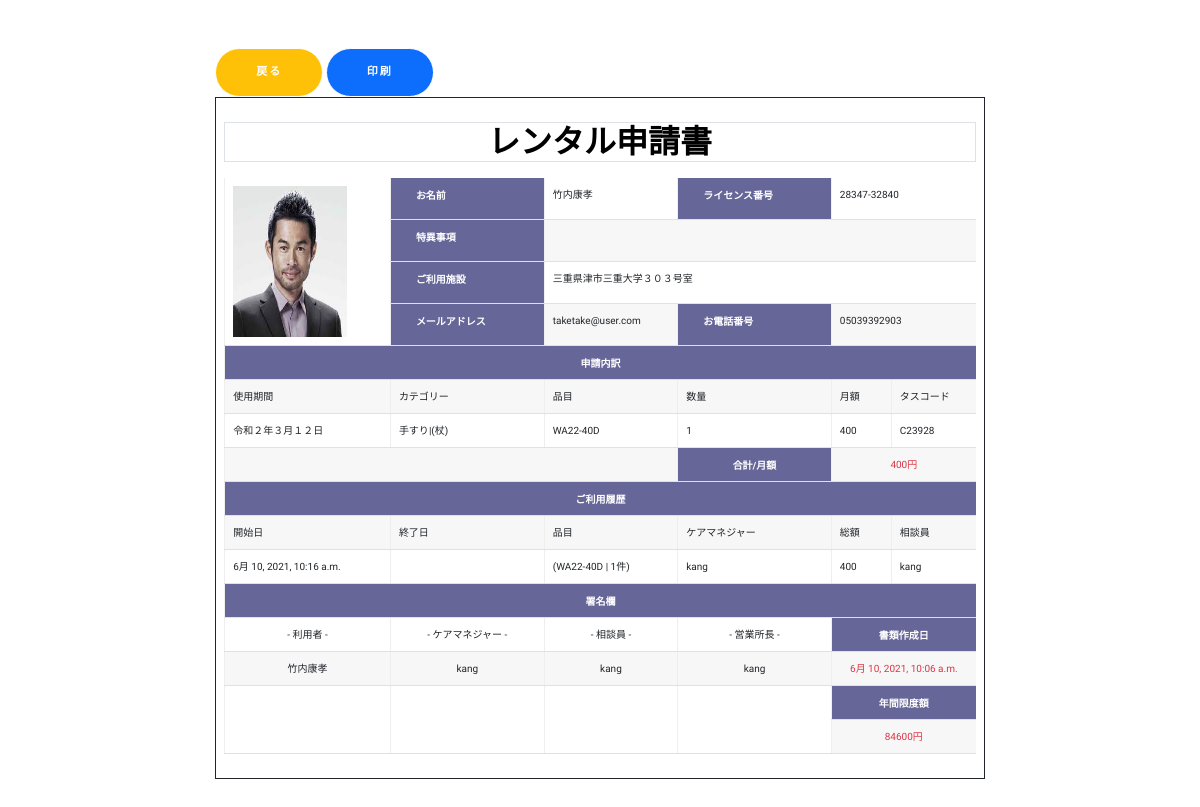
Page /dashboard/paper/125/ on the committed database.
### customer/models.py (models this page shows, shortened)
class OrderModel(models.Model):
    user = models.ForeignKey(User, on_delete=models.CASCADE)
    created_on = models.DateTimeField(auto_now_add=True)
    items = models.ManyToManyField(
        'OrderItem')
    license = models.CharField(max_length=100, blank=True)
    name = models.CharField(max_length=50, blank=True)
    email = models.CharField(max_length=50, blank=True)
    facility = models.CharField(max_length=50, blank=True)
    phone = models.CharField(max_length=50, blank=True)
    price = models.IntegerField(blank=True, null=True)
    status = models.IntegerField(default=2)
    description = models.CharField(max_length=100, blank=True)
    permitter = models.ForeignKey(User, related_name='permitter', on_delete=models.CASCADE, blank=True, null=True)
    permit_day = models.DateTimeField(blank=True, null=True)
    handler = models.ForeignKey(User, related_name="handler", on_delete=models.CASCADE, blank=True, null=True)
    location_selecter = models.IntegerField(blank=True)
    limit = models.IntegerField(default=0)
    start_date = models.DateTimeField()
    end_date = models.DateTimeField()

class OrderItem(models.Model):
    user = models.ForeignKey(User, on_delete=models.CASCADE)
    items = models.ForeignKey(
        'MenuItem', on_delete=models.CASCADE, blank=True, null=True)
    quantity = models.IntegerField(default=1)
    ordered = models.BooleanField(default=False)
    def __str__(self):
        return f'{self.items} | {self.quantity}件'
    @property
    def get_total_item_price(self):
        return int(self.quantity) * int(self.items.price)

class MenuItem(models.Model):
    name = models.CharField(max_length=100)
    description = models.TextField()
    image = models.ImageField(upload_to='menu_images/', blank=True)
    price = models.IntegerField()
    category = models.ForeignKey('Category', on_delete=models.CASCADE)
    quantity = models.IntegerField(default=0)
    video_url = models.CharField(max_length=100, blank=True)
    def __str__(self):
        return self.name

class Category(MPTTModel):
    parent = TreeForeignKey('self', on_delete=models.CASCADE, blank=True, null=True, related_name='children')
    name = models.CharField(max_length=100)
    def __str__(self):
        return self.name
    class MPTTMeta:
        order_insertion_by = ['name']

### dashboard/models.py (models this page shows, shortened)
class Permission(models.Model):
    user = models.ForeignKey(User, on_delete=models.CASCADE)
    date = models.DateTimeField(auto_now=True)
    order= models.ForeignKey(OrderModel, on_delete=models.CASCADE, blank=True, null=True)
    message = models.CharField(max_length=100, blank=True, null=True)
    result = models.IntegerField(default=3)
    image = models.ImageField(upload_to='contract_images/', blank=True, null=True)
    start_date = models.DateField(blank=True, null=True)
    end_date = models.DateField(blank=True, null=True)

### home/models.py (models this page shows)
class Limit(models.Model):
    user = models.OneToOneField(User, on_delete=models.CASCADE, blank=True, null=True)
    limit = models.IntegerField(default=100000)
    def __str__(self):
        return f"{self.limit}"

### dashboard/views.py (the view)
# urls.py: path('paper/<int:pk>/', paper, name='paper'),
def paper(request, pk):
    order = OrderModel.objects.get(pk=pk)
    permissions = Permission.objects.filter(order__name=order.name).exclude(order__handler=None)
    context = {
        'order': order,
        'permissions': permissions,
    }
    return render(request, 'dashboard/paper.html', context)

### dashboard/templates/dashboard/paper.html (shortened to what this page needs)
{% extends 'dashboard/base.html' %}
{% load static %}
{% block content %}
<div class="container mt-5">
<a class="btn btn-warning" href="{{request.META.HTTP_REFERER}}">戻る</a>
<a class="btn btn-primary" onclick="window.print()">印刷</a>
  <div class="border border-dark p-2 mb-3" id="paper">
    <h2 class="text-center border mt-3 mb-3">レンタル申請書</h2>
    <table class="table">
      <tr>
          <td scope="col" rowspan="4"><img src='{% static 'ichiro.jpg' %}' style="width:3cm;height:4cm;"></td>
          <th scope="col">お名前</th>
          <td scope="col">{{ order.name }}</td>
          <th scope="col">ライセンス番号</th>
          <td scope="col"colspan="2">{{ order.license }}</td>
      </tr>
      <tr>
          <th>特異事項</th>
          <td colspan="6"></td>
      </tr>
      <tr>
          <th>ご利用施設</th>
          <td colspan="6">{{ order.facility }}</td>
      </tr>
      <tr>
          <th>メールアドレス</th>
          <td>{{ order.email }}</td>
          <th>お電話番号</th>
          <td colspan="2">{{ order.phone }}</td>
      </tr>
      <tr>
        <th class="text-center" colspan='6'>申請内訳</th>
      </tr>
      <tr>
          <td>使用期間</td>
          <td>カテゴリー</td>
          <td>品目</td>
          <td>数量</td>
          <td style="width: 60px;">月額</td>
          <td>タスコード</td>
      </tr>
      {% for item in order.items.all  %}
      <tr>
          <td>令和２年３月１２日</td>
          <td>{{ item.items.category.parent }}|({{ item.items.category }})</td>
          <td>{{ item.items.name }}</td>
          <td>{{ item.quantity }}</td>
          <td>{{ item.get_total_item_price }}</td>
          <td>C23928</td>
      </tr>
      {% endfor %}
      <tr>
        <td class="text-center" colspan='3'></td>
        <th class="text-center">合計/月額</th>
        <td class="text-center text-danger" colspan='2'>{{ order.price }}円</td>
      </tr>
      <tr>
      <th class="text-center" colspan='6'>ご利用履歴</th>
      </tr>
      <tr>
          <td>開始日</td>
          <td>終了日</td>
          <td>品目</td>
          <td>ケアマネジャー</td>
          <td style="width: 50px;">総額</td>
          <td>相談員</td>
      </tr>
      {% if permissions %}
      {% for permission in permissions %}
        <tr>
            <td>{{ permission.date }}</td>
            <td></td>
            <td>
            {% for i in permission.order.items.all %}
            ({{ i }})
            {% endfor %}
            </td>
            <td>{{ permission.order.user }}</td>
            <td>{{ permission.order.price}}</td>
            <td>{{ permission.user }}</td>
        </tr>
      {% endfor %}
      {% else %}
        <tr>
            <td class="text-center" colspan='6'>利用履歴なし</td>
        </tr>
      {% endif %}
      <tr>
        <th class="text-center" colspan='6'>署名欄</th>
      </tr>
      <tr>
        <td class="text-center">- 利用者 -</td>
        <td class="text-center">- ケアマネジャー -</td>
        <td class="text-center">- 相談員 -</td>
        <td class="text-center">- 営業所長 -</td>
        <th class="text-center" colspan='2'>書類作成日</th>
      </tr>
      <tr class="text-center">
          <td>{{ order.name }}</td>
          <td>{{ order.user }}</td>
          <td>{{ order.handler}}</td>
          <td>{{ order.permitter }}</td>
          <td class="text-danger" colspan='2'>{{ order.permit_day }}</td>
      </tr>
      <tr>
          <td rowspan='2'></td>
          <td rowspan='2'></td>
          <td rowspan='2'></td>
          <td rowspan='2'></td>
          <th class="text-center" colspan='2'>年間限度額</th>
      </tr>
      <tr>
          <td class="text-center text-danger" colspan='2'>{{ order.user.limit }}円</td>
      </tr>
    </table>
  </div>
</div>
{% endblock content %}

### static/style.css (style rules this page uses)
body { background-color: #fff; font-family: "Kosugi Maru", sans-serif; }
h1, h2, h3, h4, h5, h6 { margin: 0; }
h2 { color: #000; font-weight: 600; }
a { letter-spacing: 2px; text-decoration: none; color: #71c55d; }
.btn { border: 1px solid #fff; border-radius: 50px; color: #fff; font-size: 11px; font-weight: 600; padding: 15px 40px; text-transform: uppercase; transition: all 0.5s ease-in-out 0s; }

### dashboard/templates/dashboard/paper.html (style rules this page uses)
.container { margin:0 auto; height:290mm; width:210mm; font-size:10px; line-height: 17px; color:#000; }
table { border-spacing: 0; border-collapse: collapse; width: 100%; }
td, th { border: 1; border-left: 1px solid #eee; background: #e5e5e5; padding: 10px 25px; }
.table th { white-space: nowrap; color: #fff; background-color: #666699; padding: 9px 25px; margin-left: -25px; line-height: normal; }
tbody tr:nth-child(even) td { background: #f7f7f7; }

### rows in the picture
OrderModel: name "竹内康孝", license "28347-32840", facility "三重県津市三重大学３０３号室", email "taketake@user.com", phone "05039392903", price "400", user "kang", handler "kang", permitter "kang", permit_day "6月 10, 2021, 10:06 a.m.", user.limit "84600"
OrderItem: items.category.parent "手すり", items.category "杖", items.name "WA22-40D", quantity "1", get_total_item_price "400", items+quantity "WA22-40D | 1件"
Permission: date "6月 10, 2021, 10:16 a.m.", order.user "kang", order.price "400", user "kang"
